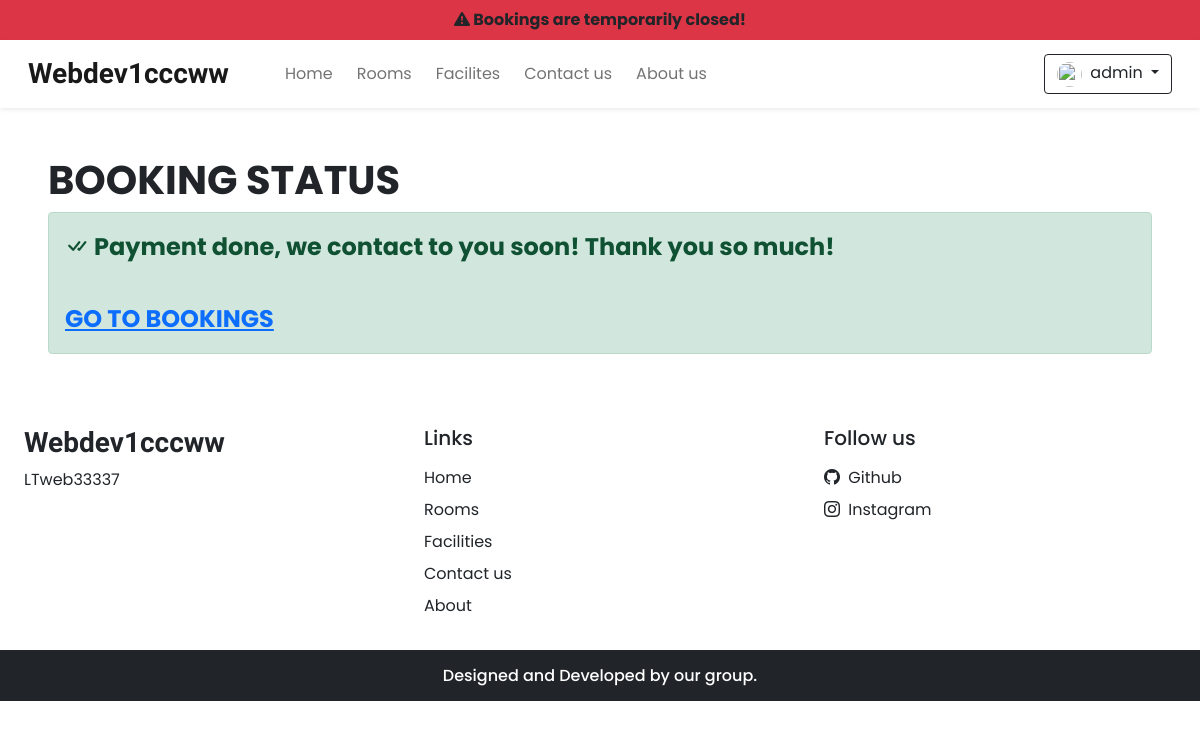
The page /pay_status.php (signed in) on the database as committed earlier.
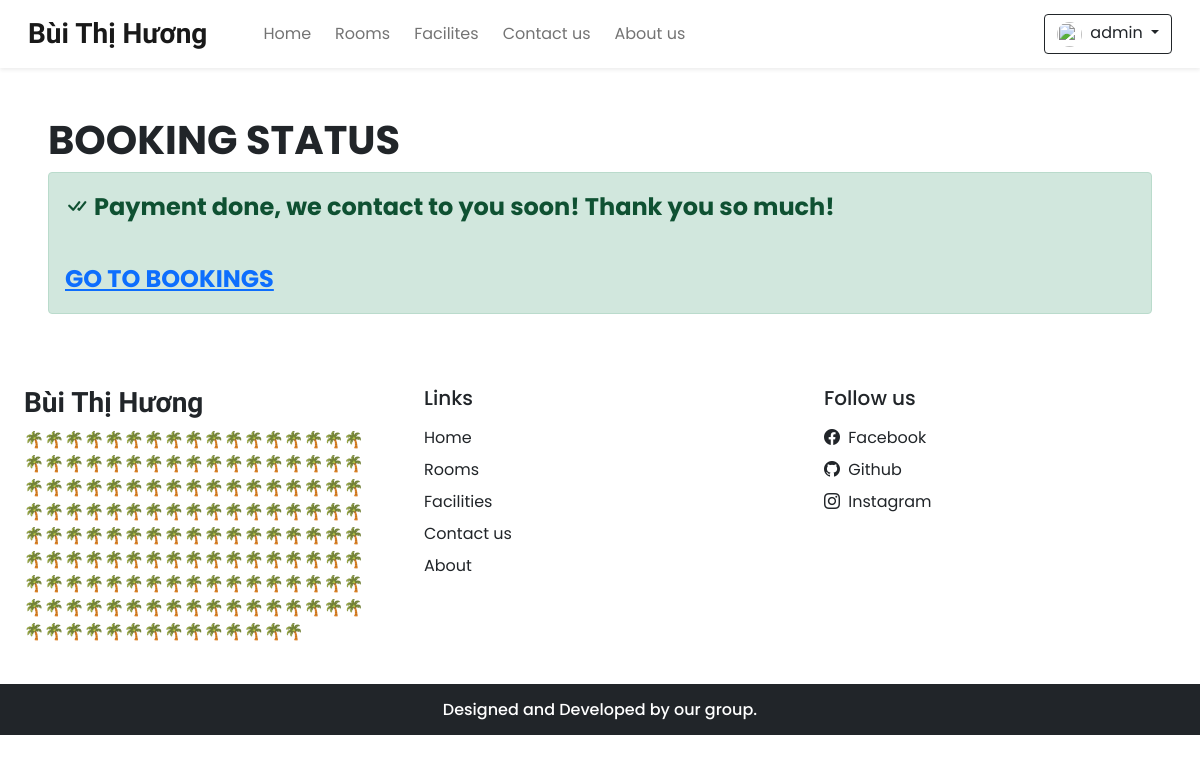
The same page on the database as committed later.
### tables this page shows
CREATE TABLE `settings` (
  `sr_no` int(11) NOT NULL,
  `site_title` varchar(50) NOT NULL,
  `site_about` varchar(150) NOT NULL,
  `shutdown` tinyint(1) NOT NULL
);

### admin/inc/db_config.php (called while the page is built, shortened)
<?php
function select($sql, $values, $datatypes)
{
    $con = $GLOBALS['con'];
    if ($stmt = mysqli_prepare($con, $sql)) {
        mysqli_stmt_bind_param($stmt, $datatypes, ...$values);
        if (mysqli_stmt_execute($stmt)) {
            $res = mysqli_stmt_get_result($stmt);
            return $res;
        } else {
            mysqli_stmt_close($stmt);
            die("Query cannot be executed - Select");
        }
    } else {
        die("Query cannot be prepared - Select");
    }
}
?>

### pay_status.php (the view, shortened to what the changed rows need)
<!DOCTYPE html>
<html lang="vi">
<head>
    <?php require('inc/links.php');?>
    <link rel="stylesheet" href="https://cdn.jsdelivr.net/npm/swiper@10/swiper-bundle.min.css"/>
</head>
<body>
    <?php require('inc/header.php');?>
     <div class = "col-12 px-5">
        <h1 class="fw-bold mt-5">BOOKING STATUS</h1>
    </div>
    <?php require('inc/footer.php') ?>
</body>
</html>

### inc/links.php (shortened to what the changed rows need)
<link href="https://cdn.jsdelivr.net/npm/bootstrap@5.0.2/dist/css/bootstrap.min.css" rel="stylesheet">
<link rel="stylesheet" href="https://cdn.jsdelivr.net/npm/bootstrap-icons@1.11.1/font/bootstrap-icons.css">
<link rel="stylesheet" href="css/common.css">
<?php
    require('admin/inc/db_config.php');
    $contact_q = "SELECT * FROM `contact_details` WHERE `sr_no`=?";
    $settings_q = "SELECT * FROM `settings` WHERE `sr_no`=?";
    $values = [1];
    $contact_r = mysqli_fetch_assoc(select($contact_q, $values,'i'));
    $settings_r = mysqli_fetch_assoc(select($settings_q, $values,'i'));
    if($settings_r['shutdown'])
    {
        echo<<<alertbar
            <div class = 'bg-danger text-center p-2 fw-bold'>
                <i class="bi bi-exclamation-triangle-fill"></i>
                Bookings are temporarily closed!
            </div>
        alertbar;
    }
?>

### inc/header.php (shortened to what the changed rows need)
<nav id="nav-bar" class="navbar navbar-expand-lg navbar-light bg-white px-lg-3 py-lg-2 shadow-sm sticky-top">
    <div class="container-fluid">
        <a class="navbar-brand me-5 fw-bold fs-3 h-font" href="index.php"><?php echo $settings_r['site_title'] ?></a>
        <div class="collapse navbar-collapse" id="navbarSupportedContent">
        <ul class="navbar-nav me-auto mb-2 mb-lg-0">
        </ul>
        <div class="d-flex">
        </div>
        </div>
    </div>
</nav>

### inc/footer.php (shortened to what the changed rows need)
<div class="container-fluid bg-white mt-5">
    <div class="row">
        <div class="col-lg-4 p-4">
            <h3 class="h-font fw-bold fs-3 mb-2"><?php echo $settings_r['site_title'] ?></h3>
            <p>
                <?php echo $settings_r['site_about'] ?>
            </p>
        </div>
        <div class="col-lg-4 p-4">
            <h5 class="mb-3">Follow us</h5>
            <?php
            if ($contact_r['fb'] != '') {
                echo <<< data
                <a href=" $contact_r[fb]" class="d-inline-block text-dark text-decoration-none mb-2">
                <i class="bi bi-facebook me-1"></i> Facebook</span>
                </a><br>
                data;
            }
            ?>
            <a href="<?php echo  $contact_r['git'] ?>" class="d-inline-block text-dark text-decoration-none mb-2">
                <i class="bi bi-github me-1"></i> Github</span>
            </a><br>
            <a href="<?php echo  $contact_r['insta'] ?>" class="d-inline-block text-dark text-decoration-none">
                <i class="bi bi-instagram me-1"></i> Instagram</span>
            </a><br>
        </div>
    </div>
</div>

Rows that differ between the two databases and show on the page:
changed settings: site_title "Webdev1cccww" → "Bùi Thị Hương"; site_about "LTweb33337" → "🌴🌴🌴🌴🌴🌴🌴🌴🌴🌴🌴🌴🌴🌴🌴🌴🌴🌴🌴🌴🌴🌴🌴🌴🌴🌴🌴🌴🌴🌴🌴🌴🌴🌴🌴🌴🌴🌴🌴🌴🌴🌴🌴🌴🌴🌴🌴🌴🌴🌴🌴🌴🌴🌴🌴🌴🌴🌴🌴🌴🌴🌴🌴🌴🌴🌴🌴🌴🌴🌴🌴🌴🌴🌴🌴🌴🌴🌴🌴🌴🌴🌴🌴🌴🌴🌴🌴🌴🌴🌴🌴🌴🌴🌴🌴🌴🌴🌴🌴🌴🌴🌴🌴🌴🌴🌴🌴🌴🌴🌴🌴🌴🌴🌴🌴🌴🌴🌴🌴🌴🌴🌴🌴🌴🌴🌴🌴🌴🌴🌴🌴🌴🌴🌴🌴🌴🌴🌴🌴🌴🌴🌴🌴🌴🌴🌴🌴🌴🌴🌴"; shutdown 1 → 0 (drawn)
Other text that changed with them:
text no longer shown: "Bookings are temporarily closed!"
text now shown: "Facebook"
